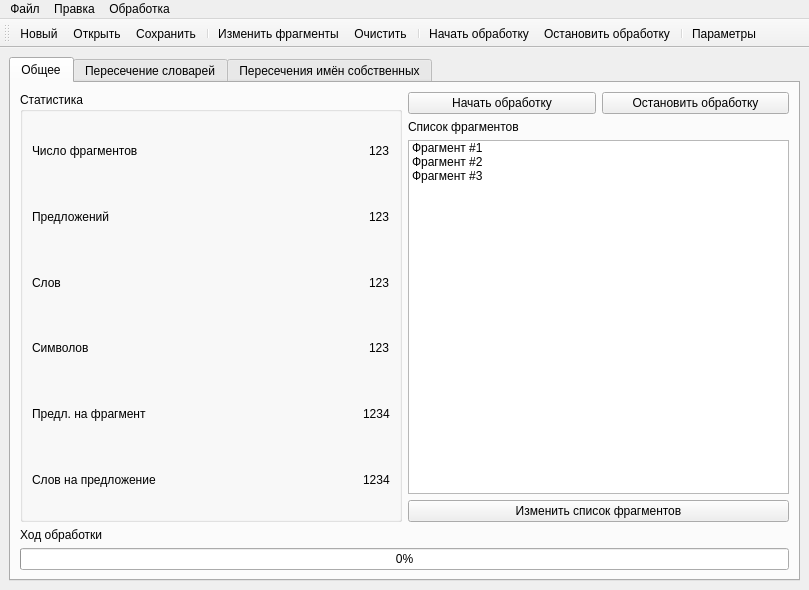
<?xml version="1.0" encoding="UTF-8"?>
<ui version="4.0">
 <class>ResultsWindow</class>
 <widget class="QMainWindow" name="ResultsWindow">
  <property name="geometry">
   <rect>
    <x>0</x>
    <y>0</y>
    <width>809</width>
    <height>590</height>
   </rect>
  </property>
  <property name="windowTitle">
   <string>Text Graph</string>
  </property>
  <property name="styleSheet">
   <string notr="true">QLabel[objectName*=&quot;Number&quot;]{
	font-size: 12pt;
	font-family: Consolas;
	font-style: italic;
}</string>
  </property>
  <property name="unifiedTitleAndToolBarOnMac">
   <bool>false</bool>
  </property>
  <widget class="QWidget" name="centralwidget">
   <layout class="QVBoxLayout" name="verticalLayout">
    <item>
     <widget class="QTabWidget" name="tabWidget">
      <property name="currentIndex">
       <number>0</number>
      </property>
      <widget class="QWidget" name="commonTab">
       <attribute name="title">
        <string>Общее</string>
       </attribute>
       <layout class="QVBoxLayout" name="verticalLayout_3">
        <item>
         <layout class="QHBoxLayout" name="horizontalLayout_8">
          <item>
           <widget class="QGroupBox" name="statsGroupBox">
            <property name="title">
             <string>Статистика</string>
            </property>
            <layout class="QVBoxLayout" name="verticalLayout_2">
             <item>
              <layout class="QHBoxLayout" name="horizontalLayout" stretch="1,0">
               <item>
                <widget class="QLabel" name="label">
                 <property name="text">
                  <string>Число фрагментов</string>
                 </property>
                </widget>
               </item>
               <item>
                <widget class="QLabel" name="fragmentsNumberLabel">
                 <property name="accessibleName">
                  <string>NumberLabel</string>
                 </property>
                 <property name="text">
                  <string>123</string>
                 </property>
                </widget>
               </item>
              </layout>
             </item>
             <item>
              <layout class="QHBoxLayout" name="horizontalLayout_2" stretch="1,0">
               <item>
                <widget class="QLabel" name="label_2">
                 <property name="text">
                  <string>Предложений</string>
                 </property>
                </widget>
               </item>
               <item>
                <widget class="QLabel" name="sentencesNumberLabel">
                 <property name="accessibleName">
                  <string>NumberLabel</string>
                 </property>
                 <property name="text">
                  <string>123</string>
                 </property>
                </widget>
               </item>
              </layout>
             </item>
             <item>
              <layout class="QHBoxLayout" name="horizontalLayout_3" stretch="1,0">
               <item>
                <widget class="QLabel" name="label_3">
                 <property name="text">
                  <string>Слов</string>
                 </property>
                </widget>
               </item>
               <item>
                <widget class="QLabel" name="wordsNumberLabel">
                 <property name="accessibleName">
                  <string>NumberLabel</string>
                 </property>
                 <property name="text">
                  <string>123</string>
                 </property>
                </widget>
               </item>
              </layout>
             </item>
             <item>
              <layout class="QHBoxLayout" name="horizontalLayout_4" stretch="1,0">
               <item>
                <widget class="QLabel" name="label_4">
                 <property name="text">
                  <string>Символов</string>
                 </property>
                </widget>
               </item>
               <item>
                <widget class="QLabel" name="symbolsNumberLabel">
                 <property name="accessibleName">
                  <string>NumberLabel</string>
                 </property>
                 <property name="text">
                  <string>123</string>
                 </property>
                </widget>
               </item>
              </layout>
             </item>
             <item>
              <layout class="QHBoxLayout" name="horizontalLayout_5" stretch="1,0">
               <item>
                <widget class="QLabel" name="label_5">
                 <property name="text">
                  <string>Предл. на фрагмент</string>
                 </property>
                </widget>
               </item>
               <item>
                <widget class="QLabel" name="sentencesPerFragmentNumberLabel">
                 <property name="accessibleName">
                  <string>NumberLabel</string>
                 </property>
                 <property name="text">
                  <string>1234</string>
                 </property>
                </widget>
               </item>
              </layout>
             </item>
             <item>
              <layout class="QHBoxLayout" name="horizontalLayout_6" stretch="1,0">
               <item>
                <widget class="QLabel" name="label_6">
                 <property name="text">
                  <string>Слов на предложение</string>
                 </property>
                </widget>
               </item>
               <item>
                <widget class="QLabel" name="wordsPerSentenceNumberLabel">
                 <property name="accessibleName">
                  <string>NumberLabel</string>
                 </property>
                 <property name="text">
                  <string>1234</string>
                 </property>
                </widget>
               </item>
              </layout>
             </item>
            </layout>
           </widget>
          </item>
          <item>
           <layout class="QVBoxLayout" name="controlsLayout">
            <item>
             <layout class="QHBoxLayout" name="horizontalLayout_7">
              <item>
               <widget class="QPushButton" name="startProcessButton">
                <property name="text">
                 <string>Начать обработку</string>
                </property>
               </widget>
              </item>
              <item>
               <widget class="QPushButton" name="stopProcessButton">
                <property name="text">
                 <string>Остановить обработку</string>
                </property>
               </widget>
              </item>
             </layout>
            </item>
            <item>
             <layout class="QVBoxLayout" name="verticalLayout_4">
              <item>
               <widget class="QLabel" name="label_8">
                <property name="text">
                 <string>Список фрагментов</string>
                </property>
               </widget>
              </item>
              <item>
               <widget class="QListWidget" name="listWidget">
                <item>
                 <property name="text">
                  <string>Фрагмент #1</string>
                 </property>
                </item>
                <item>
                 <property name="text">
                  <string>Фрагмент #2</string>
                 </property>
                </item>
                <item>
                 <property name="text">
                  <string>Фрагмент #3</string>
                 </property>
                </item>
               </widget>
              </item>
              <item>
               <widget class="QPushButton" name="changeFragmentsButton">
                <property name="text">
                 <string>Изменить список фрагментов</string>
                </property>
               </widget>
              </item>
             </layout>
            </item>
           </layout>
          </item>
         </layout>
        </item>
        <item>
         <layout class="QVBoxLayout" name="processLayout">
          <item>
           <widget class="QLabel" name="label_7">
            <property name="text">
             <string>Ход обработки</string>
            </property>
           </widget>
          </item>
          <item>
           <widget class="QProgressBar" name="progressBar">
            <property name="value">
             <number>0</number>
            </property>
            <property name="orientation">
             <enum>Qt::Horizontal</enum>
            </property>
            <property name="invertedAppearance">
             <bool>false</bool>
            </property>
            <property name="textDirection">
             <enum>QProgressBar::TopToBottom</enum>
            </property>
            <property name="format">
             <string>%p%</string>
            </property>
           </widget>
          </item>
         </layout>
        </item>
       </layout>
      </widget>
      <widget class="QWidget" name="dictIntersectTab">
       <attribute name="title">
        <string>Пересечение словарей</string>
       </attribute>
       <layout class="QHBoxLayout" name="horizontalLayout_11" stretch="2,3">
        <item>
         <layout class="QVBoxLayout" name="verticalLayout_5">
          <item>
           <layout class="QHBoxLayout" name="horizontalLayout_9">
            <item>
             <widget class="QLabel" name="label_9">
              <property name="text">
               <string>Топ-100 слов</string>
              </property>
             </widget>
            </item>
            <item>
             <widget class="QComboBox" name="comboBox">
              <item>
               <property name="text">
                <string>Весь текст</string>
               </property>
              </item>
              <item>
               <property name="text">
                <string>Фрагмент 1</string>
               </property>
              </item>
              <item>
               <property name="text">
                <string>Фрагмент 2</string>
               </property>
              </item>
              <item>
               <property name="text">
                <string>Фрагмент 3</string>
               </property>
              </item>
             </widget>
            </item>
           </layout>
          </item>
          <item>
           <widget class="QListWidget" name="listWidget_2">
            <item>
             <property name="text">
              <string>Слово 1</string>
             </property>
            </item>
            <item>
             <property name="text">
              <string>Слово 2</string>
             </property>
            </item>
            <item>
             <property name="text">
              <string>Слово 3</string>
             </property>
            </item>
            <item>
             <property name="text">
              <string>Слово 4</string>
             </property>
            </item>
            <item>
             <property name="text">
              <string>Слово 5</string>
             </property>
            </item>
            <item>
             <property name="text">
              <string>Слово 6</string>
             </property>
            </item>
            <item>
             <property name="text">
              <string>Слово 7</string>
             </property>
            </item>
           </widget>
          </item>
         </layout>
        </item>
        <item>
         <layout class="QVBoxLayout" name="verticalLayout_6">
          <item>
           <widget class="QLabel" name="label_10">
            <property name="text">
             <string>Матрица совпадений фрагментов</string>
            </property>
           </widget>
          </item>
          <item>
           <widget class="QTableWidget" name="tableWidget">
            <property name="enabled">
             <bool>true</bool>
            </property>
            <property name="editTriggers">
             <set>QAbstractItemView::NoEditTriggers</set>
            </property>
            <attribute name="horizontalHeaderCascadingSectionResizes">
             <bool>false</bool>
            </attribute>
            <attribute name="horizontalHeaderDefaultSectionSize">
             <number>57</number>
            </attribute>
            <attribute name="verticalHeaderDefaultSectionSize">
             <number>50</number>
            </attribute>
            <attribute name="verticalHeaderHighlightSections">
             <bool>true</bool>
            </attribute>
            <attribute name="verticalHeaderMinimumSectionSize">
             <number>21</number>
            </attribute>
            <row>
             <property name="text">
              <string>1</string>
             </property>
            </row>
            <row>
             <property name="text">
              <string>2</string>
             </property>
            </row>
            <row>
             <property name="text">
              <string>3</string>
             </property>
            </row>
            <column>
             <property name="text">
              <string>1 </string>
             </property>
            </column>
            <column>
             <property name="text">
              <string>2 </string>
             </property>
            </column>
            <column>
             <property name="text">
              <string>3 </string>
             </property>
            </column>
            <item row="0" column="0">
             <property name="text">
              <string>100%</string>
             </property>
             <property name="background">
              <brush brushstyle="SolidPattern">
               <color alpha="255">
                <red>78</red>
                <green>154</green>
                <blue>6</blue>
               </color>
              </brush>
             </property>
             <property name="flags">
              <set>ItemIsEnabled</set>
             </property>
            </item>
            <item row="0" column="1">
             <property name="text">
              <string>45%</string>
             </property>
             <property name="background">
              <brush brushstyle="SolidPattern">
               <color alpha="255">
                <red>206</red>
                <green>92</green>
                <blue>0</blue>
               </color>
              </brush>
             </property>
            </item>
            <item row="0" column="2">
             <property name="text">
              <string>64%</string>
             </property>
             <property name="background">
              <brush brushstyle="SolidPattern">
               <color alpha="255">
                <red>196</red>
                <green>160</green>
                <blue>0</blue>
               </color>
              </brush>
             </property>
            </item>
            <item row="1" column="0">
             <property name="text">
              <string>45%</string>
             </property>
             <property name="background">
              <brush brushstyle="SolidPattern">
               <color alpha="255">
                <red>206</red>
                <green>92</green>
                <blue>0</blue>
               </color>
              </brush>
             </property>
            </item>
            <item row="1" column="1">
             <property name="text">
              <string>100%</string>
             </property>
             <property name="background">
              <brush brushstyle="SolidPattern">
               <color alpha="255">
                <red>78</red>
                <green>154</green>
                <blue>6</blue>
               </color>
              </brush>
             </property>
            </item>
            <item row="1" column="2">
             <property name="text">
              <string>32%</string>
             </property>
             <property name="background">
              <brush brushstyle="SolidPattern">
               <color alpha="255">
                <red>204</red>
                <green>0</green>
                <blue>0</blue>
               </color>
              </brush>
             </property>
            </item>
            <item row="2" column="0">
             <property name="text">
              <string>64%</string>
             </property>
             <property name="background">
              <brush brushstyle="SolidPattern">
               <color alpha="255">
                <red>196</red>
                <green>160</green>
                <blue>0</blue>
               </color>
              </brush>
             </property>
            </item>
            <item row="2" column="1">
             <property name="text">
              <string>32%</string>
             </property>
             <property name="background">
              <brush brushstyle="SolidPattern">
               <color alpha="255">
                <red>204</red>
                <green>0</green>
                <blue>0</blue>
               </color>
              </brush>
             </property>
            </item>
            <item row="2" column="2">
             <property name="text">
              <string>100%</string>
             </property>
             <property name="background">
              <brush brushstyle="SolidPattern">
               <color alpha="255">
                <red>78</red>
                <green>154</green>
                <blue>6</blue>
               </color>
              </brush>
             </property>
            </item>
           </widget>
          </item>
          <item>
           <layout class="QHBoxLayout" name="horizontalLayout_10">
            <item>
             <widget class="QLabel" name="label_11">
              <property name="text">
               <string>Порог связи</string>
              </property>
             </widget>
            </item>
            <item>
             <widget class="QSlider" name="thresholdSlider">
              <property name="toolTip">
               <string>&lt;html&gt;&lt;head/&gt;&lt;body&gt;&lt;p&gt;Указывает минимальное значение, при котором фрагменты считаются связанными&lt;/p&gt;&lt;/body&gt;&lt;/html&gt;</string>
              </property>
              <property name="value">
               <number>45</number>
              </property>
              <property name="orientation">
               <enum>Qt::Horizontal</enum>
              </property>
             </widget>
            </item>
            <item>
             <widget class="QLabel" name="tresholdLabel">
              <property name="font">
               <font>
                <pointsize>14</pointsize>
               </font>
              </property>
              <property name="text">
               <string>45</string>
              </property>
              <property name="textFormat">
               <enum>Qt::PlainText</enum>
              </property>
             </widget>
            </item>
            <item>
             <widget class="QLabel" name="label_12">
              <property name="font">
               <font>
                <pointsize>14</pointsize>
               </font>
              </property>
              <property name="text">
               <string>%</string>
              </property>
             </widget>
            </item>
            <item>
             <widget class="QPushButton" name="showDictIntersectGraphButton">
              <property name="text">
               <string>Показать граф</string>
              </property>
             </widget>
            </item>
           </layout>
          </item>
         </layout>
        </item>
       </layout>
      </widget>
      <widget class="QWidget" name="namesIntersectTab">
       <attribute name="title">
        <string>Пересечения имён собственных</string>
       </attribute>
       <layout class="QHBoxLayout" name="horizontalLayout_14" stretch="2,3">
        <item>
         <layout class="QVBoxLayout" name="verticalLayout_7">
          <item>
           <layout class="QHBoxLayout" name="horizontalLayout_12">
            <item>
             <widget class="QLabel" name="label_13">
              <property name="text">
               <string>Топ-20 имён</string>
              </property>
             </widget>
            </item>
            <item>
             <widget class="QComboBox" name="comboBox_2">
              <item>
               <property name="text">
                <string>Весь текст</string>
               </property>
              </item>
              <item>
               <property name="text">
                <string>Фрагмент 1</string>
               </property>
              </item>
              <item>
               <property name="text">
                <string>Фрагмент 2</string>
               </property>
              </item>
              <item>
               <property name="text">
                <string>Фрагмент 3</string>
               </property>
              </item>
             </widget>
            </item>
           </layout>
          </item>
          <item>
           <widget class="QListWidget" name="listWidget_3">
            <item>
             <property name="text">
              <string>Имя 1</string>
             </property>
            </item>
            <item>
             <property name="text">
              <string>Имя 2</string>
             </property>
            </item>
            <item>
             <property name="text">
              <string>Имя 3</string>
             </property>
            </item>
           </widget>
          </item>
         </layout>
        </item>
        <item>
         <layout class="QVBoxLayout" name="verticalLayout_8">
          <item>
           <widget class="QLabel" name="label_14">
            <property name="text">
             <string>Матрица совпадений фрагментов</string>
            </property>
           </widget>
          </item>
          <item>
           <widget class="QTableWidget" name="tableWidget_2">
            <property name="enabled">
             <bool>true</bool>
            </property>
            <property name="editTriggers">
             <set>QAbstractItemView::NoEditTriggers</set>
            </property>
            <attribute name="horizontalHeaderCascadingSectionResizes">
             <bool>false</bool>
            </attribute>
            <attribute name="horizontalHeaderDefaultSectionSize">
             <number>57</number>
            </attribute>
            <attribute name="verticalHeaderDefaultSectionSize">
             <number>50</number>
            </attribute>
            <attribute name="verticalHeaderHighlightSections">
             <bool>true</bool>
            </attribute>
            <attribute name="verticalHeaderMinimumSectionSize">
             <number>21</number>
            </attribute>
            <row>
             <property name="text">
              <string>1</string>
             </property>
            </row>
            <row>
             <property name="text">
              <string>2</string>
             </property>
            </row>
            <row>
             <property name="text">
              <string>3</string>
             </property>
            </row>
            <column>
             <property name="text">
              <string>1 </string>
             </property>
            </column>
            <column>
             <property name="text">
              <string>2 </string>
             </property>
            </column>
            <column>
             <property name="text">
              <string>3 </string>
             </property>
            </column>
            <item row="0" column="0">
             <property name="text">
              <string>100%</string>
             </property>
             <property name="background">
              <brush brushstyle="SolidPattern">
               <color alpha="255">
                <red>78</red>
                <green>154</green>
                <blue>6</blue>
               </color>
              </brush>
             </property>
             <property name="flags">
              <set>ItemIsEnabled</set>
             </property>
            </item>
            <item row="0" column="1">
             <property name="text">
              <string>45%</string>
             </property>
             <property name="background">
              <brush brushstyle="SolidPattern">
               <color alpha="255">
                <red>206</red>
                <green>92</green>
                <blue>0</blue>
               </color>
              </brush>
             </property>
            </item>
            <item row="0" column="2">
             <property name="text">
              <string>64%</string>
             </property>
             <property name="background">
              <brush brushstyle="SolidPattern">
               <color alpha="255">
                <red>196</red>
                <green>160</green>
                <blue>0</blue>
               </color>
              </brush>
             </property>
            </item>
            <item row="1" column="0">
             <property name="text">
              <string>45%</string>
             </property>
             <property name="background">
              <brush brushstyle="SolidPattern">
               <color alpha="255">
                <red>206</red>
                <green>92</green>
                <blue>0</blue>
               </color>
              </brush>
             </property>
            </item>
            <item row="1" column="1">
             <property name="text">
              <string>100%</string>
             </property>
             <property name="background">
              <brush brushstyle="SolidPattern">
               <color alpha="255">
                <red>78</red>
                <green>154</green>
                <blue>6</blue>
               </color>
              </brush>
             </property>
            </item>
            <item row="1" column="2">
             <property name="text">
              <string>32%</string>
             </property>
             <property name="background">
              <brush brushstyle="SolidPattern">
               <color alpha="255">
                <red>204</red>
                <green>0</green>
                <blue>0</blue>
               </color>
              </brush>
             </property>
            </item>
            <item row="2" column="0">
             <property name="text">
              <string>64%</string>
             </property>
             <property name="background">
              <brush brushstyle="SolidPattern">
               <color alpha="255">
                <red>196</red>
                <green>160</green>
                <blue>0</blue>
               </color>
              </brush>
             </property>
            </item>
            <item row="2" column="1">
             <property name="text">
              <string>32%</string>
             </property>
             <property name="background">
              <brush brushstyle="SolidPattern">
               <color alpha="255">
                <red>204</red>
                <green>0</green>
                <blue>0</blue>
               </color>
              </brush>
             </property>
            </item>
            <item row="2" column="2">
             <property name="text">
              <string>100%</string>
             </property>
             <property name="background">
              <brush brushstyle="SolidPattern">
               <color alpha="255">
                <red>78</red>
                <green>154</green>
                <blue>6</blue>
               </color>
              </brush>
             </property>
            </item>
           </widget>
          </item>
          <item>
           <layout class="QHBoxLayout" name="horizontalLayout_13">
            <item>
             <widget class="QLabel" name="label_15">
              <property name="text">
               <string>Порог связи</string>
              </property>
             </widget>
            </item>
            <item>
             <widget class="QSlider" name="thresholdSlider_2">
              <property name="toolTip">
               <string>&lt;html&gt;&lt;head/&gt;&lt;body&gt;&lt;p&gt;Указывает минимальное значение, при котором фрагменты считаются связанными&lt;/p&gt;&lt;/body&gt;&lt;/html&gt;</string>
              </property>
              <property name="value">
               <number>45</number>
              </property>
              <property name="orientation">
               <enum>Qt::Horizontal</enum>
              </property>
             </widget>
            </item>
            <item>
             <widget class="QLabel" name="tresholdLabel_2">
              <property name="font">
               <font>
                <pointsize>14</pointsize>
               </font>
              </property>
              <property name="text">
               <string>45</string>
              </property>
              <property name="textFormat">
               <enum>Qt::PlainText</enum>
              </property>
             </widget>
            </item>
            <item>
             <widget class="QLabel" name="label_16">
              <property name="font">
               <font>
                <pointsize>14</pointsize>
               </font>
              </property>
              <property name="text">
               <string>%</string>
              </property>
             </widget>
            </item>
            <item>
             <widget class="QPushButton" name="showNamesIntersectGraph">
              <property name="text">
               <string>Показать граф</string>
              </property>
             </widget>
            </item>
           </layout>
          </item>
         </layout>
        </item>
       </layout>
      </widget>
     </widget>
    </item>
   </layout>
  </widget>
  <widget class="QToolBar" name="toolBar">
   <property name="windowTitle">
    <string>toolBar</string>
   </property>
   <attribute name="toolBarArea">
    <enum>TopToolBarArea</enum>
   </attribute>
   <attribute name="toolBarBreak">
    <bool>false</bool>
   </attribute>
   <addaction name="actionNew"/>
   <addaction name="actionOpen"/>
   <addaction name="actionSave"/>
   <addaction name="separator"/>
   <addaction name="actionChangeFragments"/>
   <addaction name="actionClear"/>
   <addaction name="separator"/>
   <addaction name="actionStartProcess"/>
   <addaction name="actionStopProcess"/>
   <addaction name="separator"/>
   <addaction name="actionOpenParams"/>
  </widget>
  <widget class="QMenuBar" name="menubar">
   <property name="geometry">
    <rect>
     <x>0</x>
     <y>0</y>
     <width>809</width>
     <height>31</height>
    </rect>
   </property>
   <widget class="QMenu" name="menu">
    <property name="title">
     <string>Файл</string>
    </property>
    <addaction name="actionNew"/>
    <addaction name="action_2"/>
    <addaction name="actionOpen"/>
    <addaction name="actionSave"/>
    <addaction name="separator"/>
    <addaction name="actionOpenParams"/>
    <addaction name="separator"/>
    <addaction name="actionChangeDB"/>
    <addaction name="actionExit"/>
    <addaction name="separator"/>
   </widget>
   <widget class="QMenu" name="menu_2">
    <property name="title">
     <string>Правка</string>
    </property>
    <addaction name="actionChangeFragments"/>
    <addaction name="actionClear"/>
   </widget>
   <widget class="QMenu" name="menu_3">
    <property name="title">
     <string>Обработка</string>
    </property>
    <addaction name="actionStartProcess"/>
    <addaction name="actionStopProcess"/>
   </widget>
   <addaction name="menu"/>
   <addaction name="menu_2"/>
   <addaction name="menu_3"/>
  </widget>
  <action name="actionExit">
   <property name="icon">
    <iconset resource="../res/pictures.qrc">
     <normaloff>:/icons/shutdown.png</normaloff>:/icons/shutdown.png</iconset>
   </property>
   <property name="text">
    <string>Выход</string>
   </property>
  </action>
  <action name="actionChangeDB">
   <property name="icon">
    <iconset resource="../res/pictures.qrc">
     <normaloff>:/icons/logout.png</normaloff>:/icons/logout.png</iconset>
   </property>
   <property name="text">
    <string>Сменить БД</string>
   </property>
  </action>
  <action name="actionSave">
   <property name="enabled">
    <bool>true</bool>
   </property>
   <property name="icon">
    <iconset resource="../res/pictures.qrc">
     <normaloff>:/icons/save.png</normaloff>:/icons/save.png</iconset>
   </property>
   <property name="text">
    <string>Сохранить</string>
   </property>
  </action>
  <action name="actionOpen">
   <property name="icon">
    <iconset resource="../res/pictures.qrc">
     <normaloff>:/icons/open.png</normaloff>:/icons/open.png</iconset>
   </property>
   <property name="text">
    <string>Открыть</string>
   </property>
  </action>
  <action name="actionNew">
   <property name="icon">
    <iconset resource="../res/pictures.qrc">
     <normaloff>:/icons/create.png</normaloff>:/icons/create.png</iconset>
   </property>
   <property name="text">
    <string>Новый</string>
   </property>
  </action>
  <action name="actionChangeFragments">
   <property name="icon">
    <iconset resource="../res/pictures.qrc">
     <normaloff>:/icons/stack.png</normaloff>:/icons/stack.png</iconset>
   </property>
   <property name="text">
    <string>Изменить фрагменты</string>
   </property>
  </action>
  <action name="actionClear">
   <property name="enabled">
    <bool>true</bool>
   </property>
   <property name="icon">
    <iconset resource="../res/pictures.qrc">
     <normaloff>:/icons/trash.png</normaloff>:/icons/trash.png</iconset>
   </property>
   <property name="text">
    <string>Очистить</string>
   </property>
  </action>
  <action name="actionStartProcess">
   <property name="icon">
    <iconset resource="../res/pictures.qrc">
     <normaloff>:/icons/start.png</normaloff>:/icons/start.png</iconset>
   </property>
   <property name="text">
    <string>Начать обработку</string>
   </property>
  </action>
  <action name="actionStopProcess">
   <property name="icon">
    <iconset resource="../res/pictures.qrc">
     <normaloff>:/icons/stop.png</normaloff>:/icons/stop.png</iconset>
   </property>
   <property name="text">
    <string>Остановить обработку</string>
   </property>
  </action>
  <action name="actionOpenParams">
   <property name="icon">
    <iconset resource="../res/pictures.qrc">
     <normaloff>:/icons/settings.png</normaloff>:/icons/settings.png</iconset>
   </property>
   <property name="text">
    <string>Параметры</string>
   </property>
  </action>
  <action name="action_2">
   <property name="icon">
    <iconset resource="../res/pictures.qrc">
     <normaloff>:/icons/exit.png</normaloff>:/icons/exit.png</iconset>
   </property>
   <property name="text">
    <string>Закрыть проект</string>
   </property>
  </action>
 </widget>
 <resources>
  <include location="../res/pictures.qrc"/>
 </resources>
 <connections>
  <connection>
   <sender>actionExit</sender>
   <signal>triggered()</signal>
   <receiver>ResultsWindow</receiver>
   <slot>close()</slot>
   <hints>
    <hint type="sourcelabel">
     <x>-1</x>
     <y>-1</y>
    </hint>
    <hint type="destinationlabel">
     <x>398</x>
     <y>236</y>
    </hint>
   </hints>
  </connection>
  <connection>
   <sender>thresholdSlider</sender>
   <signal>sliderMoved(int)</signal>
   <receiver>tresholdLabel</receiver>
   <slot>setNum(int)</slot>
   <hints>
    <hint type="sourcelabel">
     <x>518</x>
     <y>416</y>
    </hint>
    <hint type="destinationlabel">
     <x>655</x>
     <y>416</y>
    </hint>
   </hints>
  </connection>
  <connection>
   <sender>startProcessButton</sender>
   <signal>clicked()</signal>
   <receiver>actionStartProcess</receiver>
   <slot>trigger()</slot>
   <hints>
    <hint type="sourcelabel">
     <x>437</x>
     <y>130</y>
    </hint>
    <hint type="destinationlabel">
     <x>-1</x>
     <y>-1</y>
    </hint>
   </hints>
  </connection>
  <connection>
   <sender>stopProcessButton</sender>
   <signal>clicked()</signal>
   <receiver>actionStopProcess</receiver>
   <slot>trigger()</slot>
   <hints>
    <hint type="sourcelabel">
     <x>603</x>
     <y>130</y>
    </hint>
    <hint type="destinationlabel">
     <x>-1</x>
     <y>-1</y>
    </hint>
   </hints>
  </connection>
  <connection>
   <sender>changeFragmentsButton</sender>
   <signal>clicked()</signal>
   <receiver>actionChangeFragments</receiver>
   <slot>trigger()</slot>
   <hints>
    <hint type="sourcelabel">
     <x>520</x>
     <y>438</y>
    </hint>
    <hint type="destinationlabel">
     <x>-1</x>
     <y>-1</y>
    </hint>
   </hints>
  </connection>
 </connections>
</ui>
